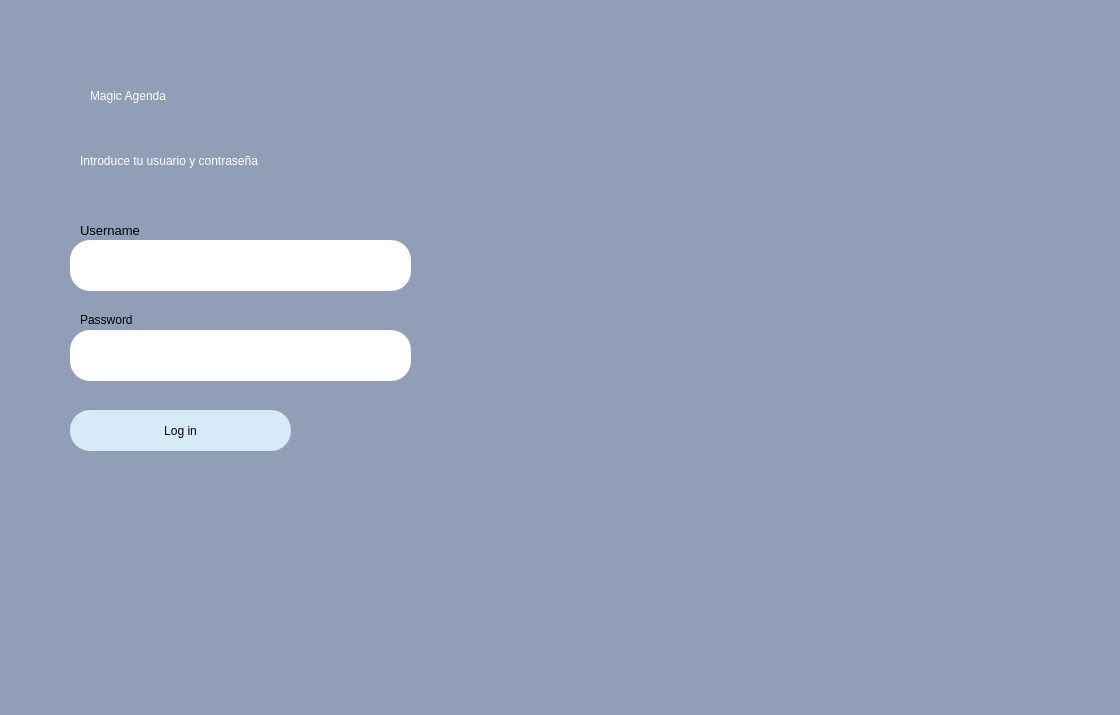
<?xml version="1.0" encoding="UTF-8"?>
<ui version="4.0">
 <class>Dialog</class>
 <widget class="QDialog" name="Dialog">
  <property name="geometry">
   <rect>
    <x>0</x>
    <y>0</y>
    <width>1120</width>
    <height>715</height>
   </rect>
  </property>
  <property name="windowTitle">
   <string>Dialog</string>
  </property>
  <widget class="QWidget" name="bgwidget" native="true">
   <property name="geometry">
    <rect>
     <x>-150</x>
     <y>-10</y>
     <width>2011</width>
     <height>1101</height>
    </rect>
   </property>
   <property name="styleSheet">
    <string notr="true">background-color:rgb(144, 158, 184);</string>
   </property>
   <widget class="QLabel" name="label">
    <property name="geometry">
     <rect>
      <x>240</x>
      <y>70</y>
      <width>391</width>
      <height>71</height>
     </rect>
    </property>
    <property name="styleSheet">
     <string notr="true">font: 36pt &quot;MS Shell Dlg 2&quot;; color:rgb(255, 255, 255)</string>
    </property>
    <property name="text">
     <string>Magic Agenda</string>
    </property>
   </widget>
   <widget class="QLabel" name="label_2">
    <property name="geometry">
     <rect>
      <x>230</x>
      <y>150</y>
      <width>391</width>
      <height>41</height>
     </rect>
    </property>
    <property name="styleSheet">
     <string notr="true">font: 16pt &quot;MS Shell Dlg 2&quot;;color:rgb(255, 255, 255)</string>
    </property>
    <property name="text">
     <string>Introduce tu usuario y contraseña</string>
    </property>
   </widget>
   <widget class="QPushButton" name="login">
    <property name="geometry">
     <rect>
      <x>220</x>
      <y>420</y>
      <width>221</width>
      <height>41</height>
     </rect>
    </property>
    <property name="styleSheet">
     <string notr="true">border-radius:20px;
background-color: rgb(214, 234, 248);
font: 14pt &quot;MS Shell Dlg 2&quot;;</string>
    </property>
    <property name="text">
     <string>Log in</string>
    </property>
   </widget>
   <widget class="QLineEdit" name="emailfield">
    <property name="geometry">
     <rect>
      <x>220</x>
      <y>250</y>
      <width>341</width>
      <height>51</height>
     </rect>
    </property>
    <property name="styleSheet">
     <string notr="true">background-color:white;
border-radius: 20px;
font: 12pt &quot;MS Shell Dlg 2&quot;;</string>
    </property>
   </widget>
   <widget class="QLineEdit" name="passwordfield">
    <property name="geometry">
     <rect>
      <x>220</x>
      <y>340</y>
      <width>341</width>
      <height>51</height>
     </rect>
    </property>
    <property name="styleSheet">
     <string notr="true">background-color:white;
border-radius: 20px;
font: 12pt &quot;MS Shell Dlg 2&quot;;</string>
    </property>
   </widget>
   <widget class="QLabel" name="label_3">
    <property name="geometry">
     <rect>
      <x>230</x>
      <y>230</y>
      <width>81</width>
      <height>20</height>
     </rect>
    </property>
    <property name="font">
     <font>
      <family>MS Shell Dlg 2</family>
      <pointsize>10</pointsize>
      <weight>50</weight>
      <italic>false</italic>
      <bold>false</bold>
     </font>
    </property>
    <property name="styleSheet">
     <string notr="true">font: 10pt &quot;MS Shell Dlg 2&quot;;</string>
    </property>
    <property name="text">
     <string>Username</string>
    </property>
   </widget>
   <widget class="QLabel" name="label_4">
    <property name="geometry">
     <rect>
      <x>230</x>
      <y>320</y>
      <width>81</width>
      <height>20</height>
     </rect>
    </property>
    <property name="styleSheet">
     <string notr="true">font: 10pt &quot;MS Shell Dlg 2&quot;;</string>
    </property>
    <property name="text">
     <string>Password</string>
    </property>
   </widget>
   <widget class="QLabel" name="error">
    <property name="geometry">
     <rect>
      <x>510</x>
      <y>430</y>
      <width>341</width>
      <height>21</height>
     </rect>
    </property>
    <property name="styleSheet">
     <string notr="true">font: 12pt &quot;MS Shell Dlg 2&quot;; color:red;</string>
    </property>
    <property name="text">
     <string/>
    </property>
   </widget>
  </widget>
 </widget>
 <resources/>
 <connections/>
</ui>
